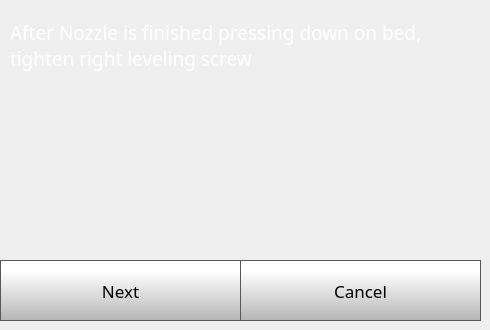
    <widget class="QWidget" name="quickStep3Page">
     <widget class="QPushButton" name="quickStep3CancelButton">
      <property name="geometry">
       <rect>
        <x>240</x>
        <y>260</y>
        <width>241</width>
        <height>61</height>
       </rect>
      </property>
      <property name="font">
       <font>
        <family>Gotham</family>
        <pointsize>13</pointsize>
       </font>
      </property>
      <property name="styleSheet">
       <string notr="true">QPushButton {
     border: 1px solid rgb(87, 87, 87);
	background-color: qlineargradient(spread:pad, x1:0, y1:1, x2:0, y2:0.188, stop:0 rgba(180, 180, 180, 255), stop:1 rgba(255, 255, 255, 255));


}

QPushButton:pressed {
    background-color: qlineargradient(x1: 0, y1: 0, x2: 0, y2: 1,
                                      stop: 0 #dadbde, stop: 1 #f6f7fa);
}

QPushButton:flat {
    border: none; /* no border for a flat push button */
}

QPushButton:default {
    border-color: navy; /* make the default button prominent */
}

QPushButton:focus {
	outline: none;
}</string>
      </property>
      <property name="text">
       <string>Cancel</string>
      </property>
      <property name="iconSize">
       <size>
        <width>40</width>
        <height>40</height>
       </size>
      </property>
     </widget>
     <widget class="QPushButton" name="quickStep3NextButton">
      <property name="geometry">
       <rect>
        <x>0</x>
        <y>260</y>
        <width>241</width>
        <height>61</height>
       </rect>
      </property>
      <property name="font">
       <font>
        <family>Gotham</family>
        <pointsize>13</pointsize>
       </font>
      </property>
      <property name="styleSheet">
       <string notr="true">QPushButton {
     border: 1px solid rgb(87, 87, 87);
	background-color: qlineargradient(spread:pad, x1:0, y1:1, x2:0, y2:0.188, stop:0 rgba(180, 180, 180, 255), stop:1 rgba(255, 255, 255, 255));


}

QPushButton:pressed {
    background-color: qlineargradient(x1: 0, y1: 0, x2: 0, y2: 1,
                                      stop: 0 #dadbde, stop: 1 #f6f7fa);
}

QPushButton:flat {
    border: none; /* no border for a flat push button */
}

QPushButton:default {
    border-color: navy; /* make the default button prominent */
}

QPushButton:focus {
	outline: none;
}</string>
      </property>
      <property name="text">
       <string>Next</string>
      </property>
      <property name="iconSize">
       <size>
        <width>40</width>
        <height>40</height>
       </size>
      </property>
     </widget>
     <widget class="QLabel" name="calibrateLabel_10">
      <property name="geometry">
       <rect>
        <x>10</x>
        <y>20</y>
        <width>471</width>
        <height>51</height>
       </rect>
      </property>
      <property name="font">
       <font>
        <family>Gotham</family>
        <pointsize>14</pointsize>
        <weight>50</weight>
        <bold>false</bold>
       </font>
      </property>
      <property name="styleSheet">
       <string notr="true">color: rgb(255, 255, 255);</string>
      </property>
      <property name="text">
       <string>After Nozzle is finished pressing down on bed, tighten right leveling screw</string>
      </property>
      <property name="wordWrap">
       <bool>true</bool>
      </property>
     </widget>
    </widget>
